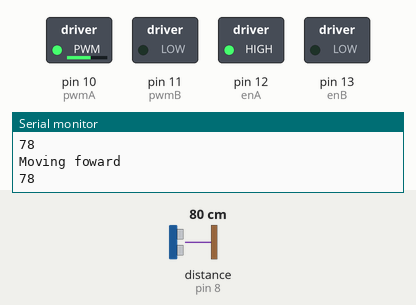
Simulated run of this sketch. Board: Arduino Uno, built with avr-gcc and run on an emulated ATmega328P. On the bench: switched loads named in the sketch (green lamp = pin HIGH), the last lines printed to the serial monitor. Wiring (inferred from the names in the program): ultrasonic range finder: trigger pin 7; echo pin 8. Dashed ring = blinking. The test bench sets the inputs (shaded band); at power-on: distance to the obstacle (sensor on pin 8) 80 cm. The echo pulse lasts 58.3 µs per cm; pins used as bus, display or sensor lines are not drawn.

Above: at 2.3 s.
2.4 s: distance to the obstacle (sensor on pin 8) set to 43 cm
3.9 s: distance to the obstacle (sensor on pin 8) set to 38 cm
At 4.7 s:
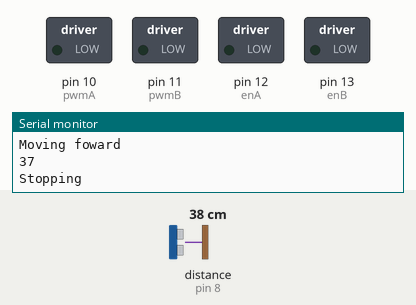
At 5.5 s:
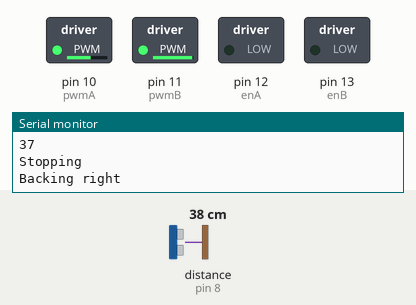
Timing chart, 0 to 12.9 s (numbered marks = the images above; inputs shaded):
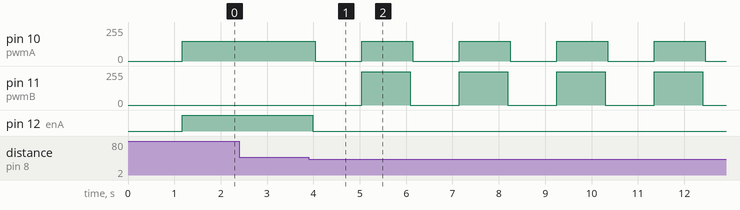

The sketch:

ultrasonic_motors_one.ino
```cpp
#include <LiquidCrystal.h>
#include <IRremote.hpp>

#define echoPin 8
#define trigPin 7

#define pwmA 10
#define pwmB 11
#define enA 12
#define enB 13
// consider using 74HC595 shift register for LCD and ultrasonic
#define rs 6
#define enable 9
#define d4 5
#define d5 4
#define d6 3
#define d7 2

long duration;
int distance, dst;

void setup() {
  pinMode(trigPin, OUTPUT);
  pinMode(echoPin, INPUT);
  pinMode(pwmA, OUTPUT);
  pinMode(pwmB, OUTPUT);
  pinMode(enA, OUTPUT);
  pinMode(enB, OUTPUT);
  dst = measureDistance();
  delay(1000);
  dst = measureDistance();
  delay(100);
  Serial.begin(9600);
}
void loop() {
  dst = measureDistance();
  delay(50);

  if (dst < 40) {
    stop();
    delay(500);
    backRight();
    //turnLeft();
  } else {
    forward();
  }
}

int measureDistance() {
  digitalWrite(trigPin, LOW);
  delayMicroseconds(2);
  digitalWrite(trigPin, HIGH);
  delayMicroseconds(10);
  digitalWrite(trigPin, LOW);
  duration = pulseIn(echoPin, HIGH);
  distance = duration * 0.034 / 2;
  Serial.println(distance);
  return distance;
}

void forward() {
  Serial.println("Moving foward");
  digitalWrite(enA, HIGH);
  digitalWrite(enB, LOW);
  analogWrite(pwmA, 150);
  analogWrite(pwmB, 0);
}

void backward() {
  Serial.println("Moving backward");
  digitalWrite(enA, LOW);
  digitalWrite(enB, LOW);
  analogWrite(pwmA, 150);
  analogWrite(pwmB, 0);
  delay(1000);
}

void turnLeft() {
  Serial.println("Turning left");
  digitalWrite(enA, HIGH);
  digitalWrite(enB, HIGH);
  analogWrite(pwmA, 150);
  analogWrite(pwmB, 250);
  delay(1000);
}

void turnRight() {
  Serial.println("Turning right");
  digitalWrite(enA, HIGH);
  digitalWrite(enB, LOW);
  analogWrite(pwmA, 150);
  analogWrite(pwmB, 250);
  delay(1000);
}


void backLeft() {
  Serial.println("Backing left");
  digitalWrite(enA, LOW);
  digitalWrite(enB, HIGH);
  analogWrite(pwmA, 150);
  analogWrite(pwmB, 250);
  delay(1000);
}

void backRight() {
  Serial.println("Backing right");
  digitalWrite(enA, LOW);
  digitalWrite(enB, LOW);
  analogWrite(pwmA, 150);
  analogWrite(pwmB, 250);
  delay(1000);
}

void stop() {
  Serial.println("Stopping");
  digitalWrite(enA, LOW);
  digitalWrite(enB, LOW);
  analogWrite(pwmA, 150);
  analogWrite(pwmB, 0);
  delay(50);
  digitalWrite(enA, LOW);
  digitalWrite(enB, LOW);
  analogWrite(pwmA, 0);
  analogWrite(pwmB, 0);
  delay(500);
}

////////////////////////////////////////////////////////////////////////////////////////////////////////////

/*
Inputs if using motor hat:
const int left_motor_direction = 13;
const int right_motor_direction = 12;
const int right_motor_PWM = 10;
const int left_motor_PWM = 11;
const int pan_servo_pin = 9;
const int echoPin = 8;
const int triggerPin = 7;
const int buzzer = 4;
const int tilt_servo_pin = 6;
const int left_motor_IR_sensor_pin = 2;
const int right_motor_IR_sensor_pin = 3;
*/
```

Measured:
- the behaviour switches between 41 and 40 cm on distance to the obstacle (sensor on pin 8) (found by bisection; images 0 and 1)
- after the input at 3.9 s, pin 10 (pwmA): alternates 150/255 for 1.1 s and 0/255 for 1.0 s, starting after 0.14 s; pin 11 (pwmB): alternates 250/255 for 1.1 s and 0/255 for 1.1 s, starting after 1.1 s; pin 12 (enA): HIGH → LOW after 0.09 s
